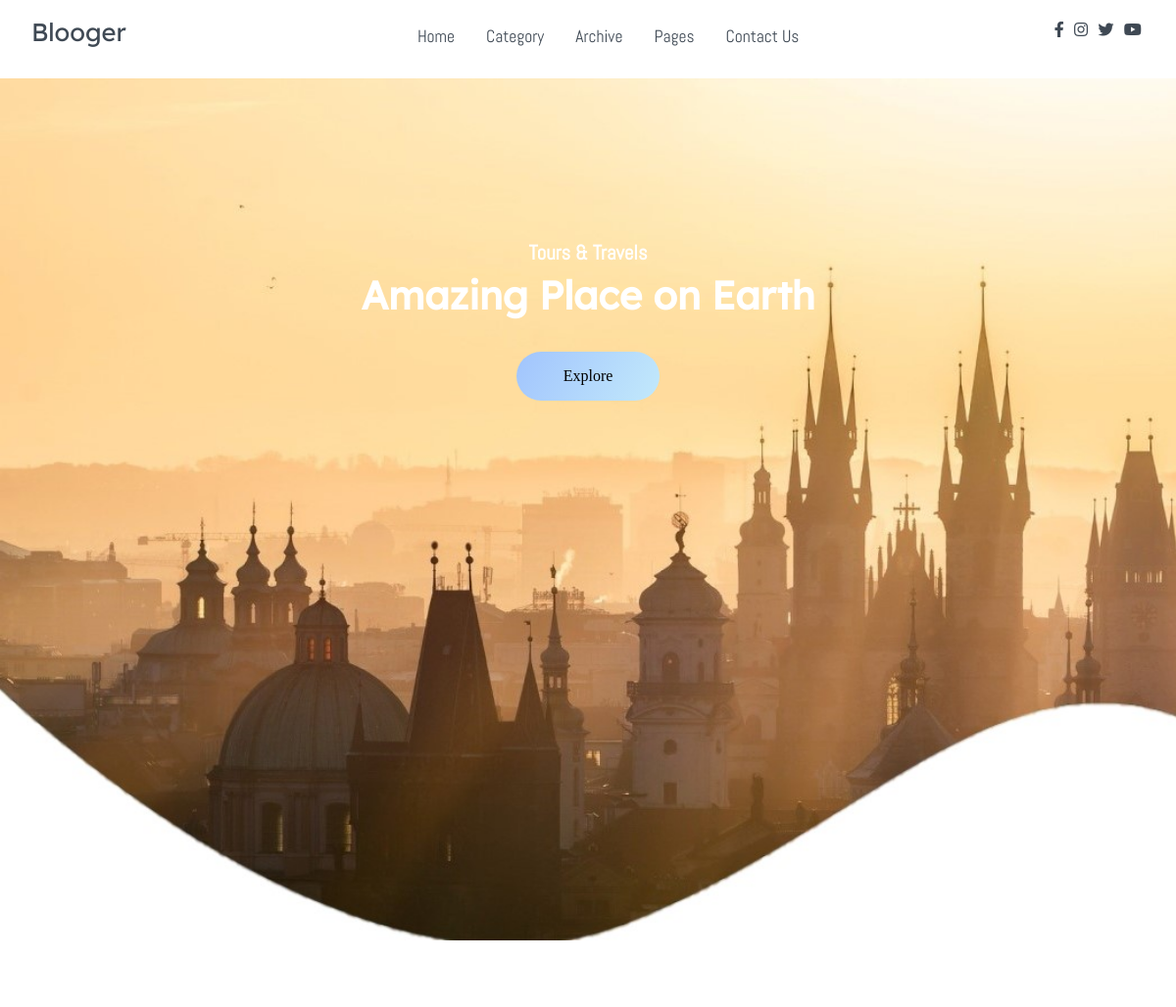
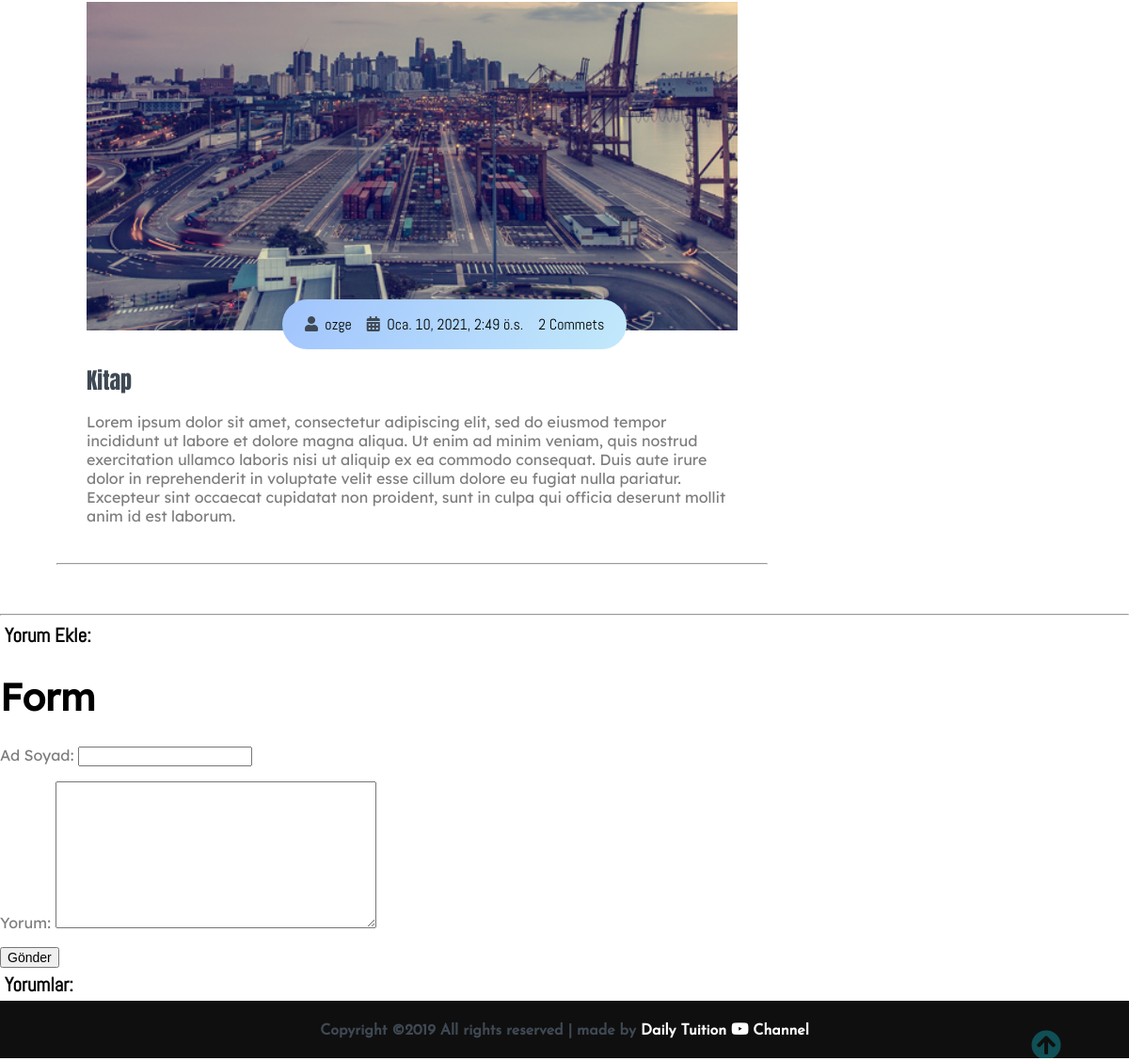
Page /post/kitap/ on the committed database (2 pictures, top to bottom).
### blog/models.py (models this page shows, shortened)
class Post(models.Model):
    category = models.ForeignKey(Category,on_delete=models.CASCADE)
    user = models.ForeignKey('auth.User', related_name='post', on_delete=models.CASCADE)
    title = models.CharField(max_length=120, verbose_name='Başlık')
    content = models.TextField(verbose_name='İçerik')
    publishing_date =models.DateTimeField(verbose_name='Yayınlanma Tarihi', auto_now_add=True)
    image = models.ImageField(null=True, blank=True, upload_to='post')
    slug = models.SlugField(editable=False, unique=True)
    read = models.IntegerField(default = 0) #popüler post için
    class Meta:
        ordering  = ['-publishing_date', 'id']

### blog/views.py (the view)
# urls.py: path('post/<slug:slug>/', post_detail, name='detail'),
def post_detail(request, slug):
    post = get_object_or_404(Post, slug=slug)
    form = CommentForm(request.POST or None)
    if form.is_valid():
        comment = form.save(commit=False)
        comment.post=post
        comment.save()
        return HttpResponseRedirect(post.get_absolute_url())
    read = post.read
    read += 1
    degıs = Post.objects.filter(slug=slug).update(read=read)
    context = {
        'post' : post,
        'form' : form,
    }
    return render(request, 'detail.html', context)

### blog/forms.py
class CommentForm(forms.ModelForm):
    class Meta:
        model = Comments
        fields= [
            'name',
            'content',
        ]

### templates/detail.html (shortened to what this page needs)
{% extends 'base.html' %}
{% load static %}
{% block content %}
    <main>
        <section class="site-title">
            <div class="site-background" data-aos="fade-up" data-aos-delay="100">
                <h3>Tours & Travels</h3>
                <h1>Amazing Place on Earth</h1>
                <button class="btn">Explore</button>
            </div>
        </section>
        <br><br><br>
        <section class="container">
            <div class="site-content">
                <div class="posts">
                    <div class="post-content" data-aos="zoom-in" data-aos-delay="200">
                        <div class="post-image">
                            <div>
                                {% if post.image %}
                                <img src="{{ post.image.url }}" class="img" alt="blog1">
                                {% else %}
                                <br>
                                {% endif %}
                            </div>
                            <div class="post-info flex-row">
                                <span><i class="fas fa-user text-gray"></i>&nbsp;&nbsp;{{post.user}}</span>
                                <span><i class="fas fa-calendar-alt text-gray"></i>&nbsp;&nbsp;{{post.publishing_date}}</span>
                                <span>2 Commets</span>
                            </div>
                        </div>
                        <div class="post-title">
                            <a href="#">{{post.title}}</a>
                            <p>{{post.content}}
                            </p>
                        </div>
                    </div>
                    <hr>
                </div>
            </div>
        </section>
        <br><br><hr>
        <h3>Yorum Ekle:</h3>
        {% include 'forms.html' %}
    </main>
    <h3>Yorumlar:</h3>
    <div>
 {% endblock %}

### static/css/all.css (style rules this page uses)
.fa, .fas, .far, .fal, .fad, .fab { -moz-osx-font-smoothing: grayscale; -webkit-font-smoothing: antialiased; display: inline-block; font-style: normal; font-variant: normal; text-rendering: auto; line-height: 1; }
.fa-calendar-alt:before { content: "\f073"; }
.fa-user:before { content: "\f007"; }
.fa, .fas { font-family: 'Font Awesome 5 Free'; font-weight: 900; }

### static/css/Style.css (style rules this page uses)
html, body { margin: 0%; box-sizing: border-box; overflow-x: hidden; }
:root { --text-gray: #3f4954; --text-light : #686666da; --bg-color: #0f0f0f; --white: #ffffff; --midnight: #104f55; --sky: linear-gradient(120deg, #a1c4fd 0%, #c2e9fb 100%); --Abel: 'Abel', cursive; --Anton: 'Anton', cursive; --Josefin : 'Josefin', cursive; --Lexend: 'Lexend', cursive; --Livvic : 'Livvic', cursive; }
a { text-decoration: none; color: var(--text-gray); }
.flex-row { display: flex; flex-direction: row; flex-wrap: wrap; }
h1 { font-family: var(--Lexend); font-size: 2.5rem; }
h3 { font-family: var(--Abel); font-size: 1.3rem; }
button.btn { border: none; border-radius: 2rem; padding: 1rem 3rem; font-size: 1rem; font-family: var(--Livvic); cursor: pointer; }
span { font-family: var(--Abel); }
.container { margin: 0 5vw; }
.text-gray { color: var(--text-gray); }
p { font-family: var(--Lexend); color: var(--text-light); }
main .site-title { background: url('../assets/Background-image.jpg'); background-size: cover; height: 110vh; display: flex; justify-content: center; }
main .site-title .site-background { padding-top: 10rem; text-align: center; color: var(--white); }
main .site-title h1, h3 { margin: .3rem; }
main .site-title .btn { margin: 1.8rem; background: var(--sky); }
main .site-content { display: grid; grid-template-columns: 70% 30%; }
main .post-content { width: 100%; }
main .site-content .post-content > .post-image, .post-title { padding: 1rem 2rem; position: relative; }
main .site-content .post-content > .post-image .post-info { background: var(--sky); padding: 1rem; position: absolute; bottom: 0%; left: 20vw; border-radius: 3rem; }
main .site-content .post-content > .post-image > div { overflow: hidden; }
main .site-content .post-content > .post-image .img { width: 100%; transition: all 1s ease; }
main .site-content .post-content > .post-image .post-info span { margin: 0 .5rem; }
main .post-content .post-title a { font-family: var(--Anton); font-size: 1.5rem; }

### rows in the picture
Post: image (picture), user "ozge", publishing_date "Oca. 10, 2021, 2:49 ö.s.", title "Kitap", content "Lorem ipsum dolor sit amet, consectetur adipiscing elit, sed do eiusmod tempor incididunt ut labore et dolore magna aliqua. Ut enim ad minim veniam, quis nostrud exercitation ullamco laboris nisi ut aliquip ex ea commodo consequat. Duis aute irure dolor in reprehenderit in voluptate velit esse cillum dolore eu fugiat nulla pariatur. Excepteur sint occaecat cupidatat non proident, sunt in culpa qui officia deserunt mollit anim id est laborum."
